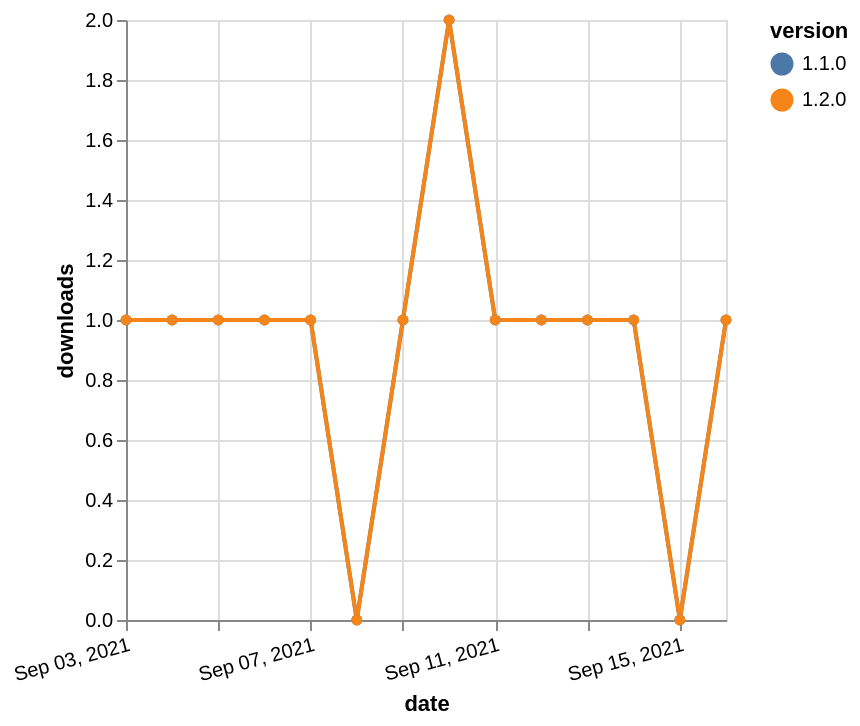

Write a Vega-Lite specification for this figure.
### Vega-Lite specification from a JSON file in a GitHub repository (floating-point values rounded to 4 significant figures)
{"$schema": "https://vega.github.io/schema/vega-lite/v5.json", "description": "A simple bar chart with embedded data.", "data": {"values": [{"date": "2021-09-03", "total": 138, "delta": 1, "version": "1.1.0"}, {"date": "2021-09-04", "total": 139, "delta": 1, "version": "1.1.0"}, {"date": "2021-09-05", "total": 140, "delta": 1, "version": "1.1.0"}, {"date": "2021-09-06", "total": 141, "delta": 1, "version": "1.1.0"}, {"date": "2021-09-07", "total": 142, "delta": 1, "version": "1.1.0"}, {"date": "2021-09-08", "total": 142, "delta": 0, "version": "1.1.0"}, {"date": "2021-09-09", "total": 143, "delta": 1, "version": "1.1.0"}, {"date": "2021-09-10", "total": 145, "delta": 2, "version": "1.1.0"}, {"date": "2021-09-11", "total": 146, "delta": 1, "version": "1.1.0"}, {"date": "2021-09-12", "total": 147, "delta": 1, "version": "1.1.0"}, {"date": "2021-09-13", "total": 148, "delta": 1, "version": "1.1.0"}, {"date": "2021-09-14", "total": 149, "delta": 1, "version": "1.1.0"}, {"date": "2021-09-15", "total": 149, "delta": 0, "version": "1.1.0"}, {"date": "2021-09-16", "total": 150, "delta": 1, "version": "1.1.0"}, {"date": "2021-09-03", "total": 139, "delta": 1, "version": "1.2.0"}, {"date": "2021-09-04", "total": 140, "delta": 1, "version": "1.2.0"}, {"date": "2021-09-05", "total": 141, "delta": 1, "version": "1.2.0"}, {"date": "2021-09-06", "total": 142, "delta": 1, "version": "1.2.0"}, {"date": "2021-09-07", "total": 143, "delta": 1, "version": "1.2.0"}, {"date": "2021-09-08", "total": 143, "delta": 0, "version": "1.2.0"}, {"date": "2021-09-09", "total": 144, "delta": 1, "version": "1.2.0"}, {"date": "2021-09-10", "total": 146, "delta": 2, "version": "1.2.0"}, {"date": "2021-09-11", "total": 147, "delta": 1, "version": "1.2.0"}, {"date": "2021-09-12", "total": 148, "delta": 1, "version": "1.2.0"}, {"date": "2021-09-13", "total": 149, "delta": 1, "version": "1.2.0"}, {"date": "2021-09-14", "total": 150, "delta": 1, "version": "1.2.0"}, {"date": "2021-09-15", "total": 150, "delta": 0, "version": "1.2.0"}, {"date": "2021-09-16", "total": 151, "delta": 1, "version": "1.2.0"}]}, "width": "container", "mark": {"type": "line", "point": {"filled": true}}, "encoding": {"x": {"field": "date", "type": "temporal", "timeUnit": "yearmonthdate", "title": "date", "axis": {"labelAngle": -15}}, "y": {"field": "delta", "type": "quantitative", "title": "downloads"}, "color": {"field": "version", "type": "nominal"}, "tooltip": {"field": "delta"}}}
